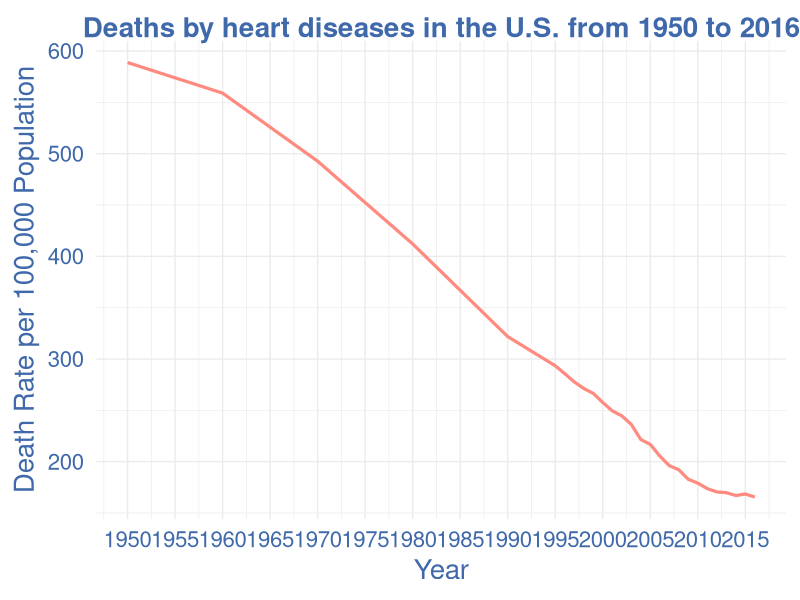

Write the R code that produced this figure.
#Install Packages
list.of.packages <- c("ggplot2", "ggthemes")
new.packages <- list.of.packages[!(list.of.packages %in% installed.packages()[,"Package"])]
if(length(new.packages)) install.packages(new.packages)
lapply(list.of.packages, require, character.only = TRUE)

## theme

# https://material.io/design/color/the-color-system.html#tools-for-picking-colors
pal_heart <- c("#ff0000", "#7f0000", "#ff6666",  "#ffb2b2", "#E9967A","#A52A2A")
blue_heart <- "#3F69AA"

############# color pieces!
scale_fill_heart <- function(){
  
  structure(list(
    scale_fill_manual(values=pal_heart)
  ))
}

scale_color_discrete_heart <- function(){
  
  structure(list(
    scale_color_manual(values=pal_heart)
  ))
}

scale_color_continuous_heart <- function(){
  
  structure(list(
    scale_color_gradientn(colours = pal_heart)
  ))
}
##################################

theme_heart <- function(base_size = 20, base_family = "Helvetica",
                        base_line_size = base_size / 42,
                        base_rect_size = base_size / 42) {
  # Starts with theme_bw and remove most parts
  theme_bw(
    base_size = base_size,
    base_family = base_family,
    base_line_size = base_line_size,
    base_rect_size = base_rect_size
  ) %+replace%
    theme(
      axis.ticks      = element_blank(),
      axis.text       = element_text(size = 16,color=blue_heart),
      axis.title = element_text(color = blue_heart),
      legend.background = element_blank(),
      legend.key        = element_blank(),
      legend.title = element_blank(),
      panel.background   = element_blank(),
      panel.border      = element_blank(),
      strip.background  = element_blank(),
      plot.title = element_text(color = blue_heart, face = "bold"),
      plot.background   = element_blank(),
      
      complete = TRUE
    )
}

# Set working directory
setwd("~/Documents/GradSchool/MSDS455/git_repos/MSDS455_Charlie/data")

# read in csv file
heart_disease_deaths <- 
  read.csv(file = "deaths-by-heart-diseases.csv", 
           stringsAsFactors = FALSE)

#check data
str(heart_disease_deaths)

# Create Plot
setwd("~/Documents/GradSchool/MSDS455/git_repos/MSDS455_Charlie/visualizations")
png(file = "slide_11_HD_deaths_over_time.png",width = 1000, height = 1000) 
p <- ggplot(data=heart_disease_deaths,aes(x=Year,y=Death.rate.per.100.000.population))+
  geom_line(size=1.1, color = "#FF8A80")+
  guides(linetype=F)+
  scale_x_continuous(breaks = seq(1950, 2016, by = 5))+
  labs(x="Year",y="Death Rate per 100,000 Population") +
  scale_color_discrete_heart() + 
  theme_heart() + 
  ggtitle("Deaths by heart diseases in the U.S. from 1950 to 2016")
print(p)
dev.off()
